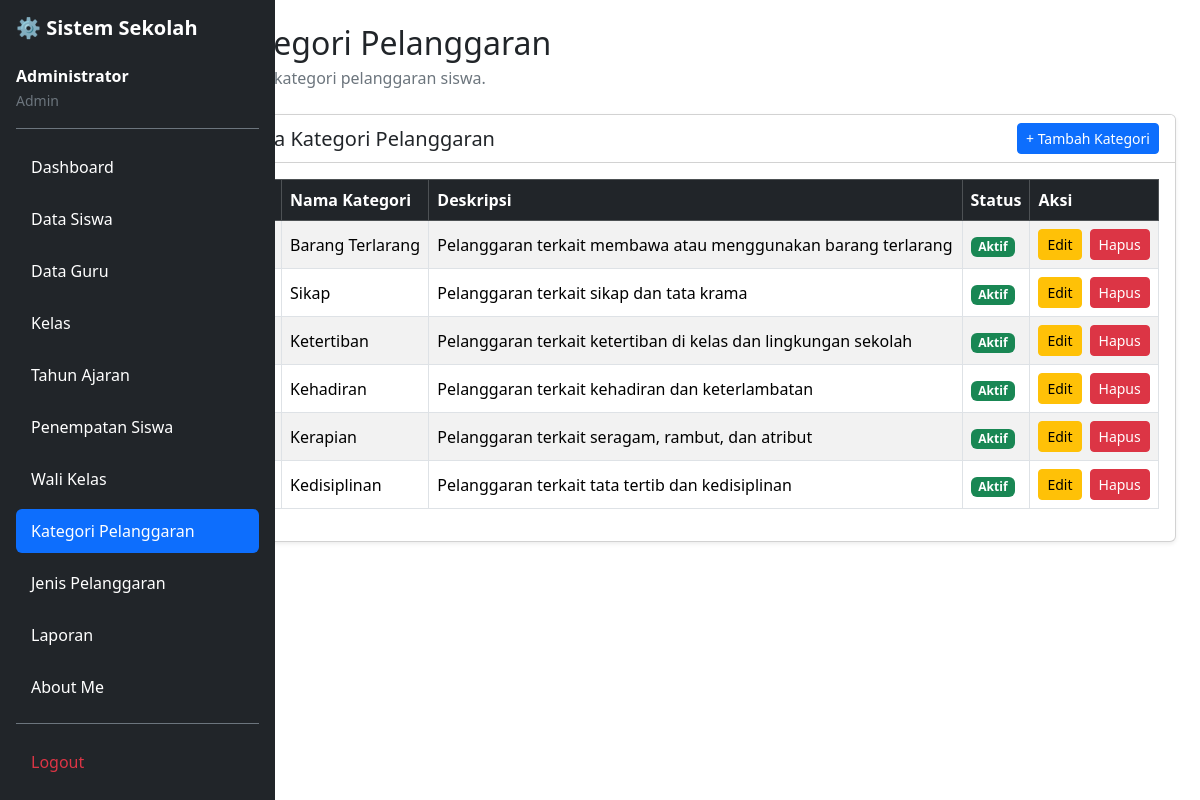
The page /kategori_pelanggaran.php (signed in) on the database its author committed.
### tables this page shows
CREATE TABLE `t_pelanggaran_kategori` (
  `id` int(11) NOT NULL,
  `nama` varchar(100) DEFAULT NULL,
  `deskripsi` text NOT NULL,
  `status_aktif` tinyint(1) NOT NULL,
  `created_at` timestamp NOT NULL DEFAULT current_timestamp(),
  `updated_at` timestamp NOT NULL DEFAULT current_timestamp()
);

### kategori_pelanggaran.php (the view, shortened to what this page needs)
<?php
include 'config/koneksi.php';
function e($value) {
    return htmlspecialchars(
        (string)($value ?? ''),
        ENT_QUOTES,
        'UTF-8'
    );
}
$query = mysqli_query($koneksi, "
    SELECT *
    FROM t_pelanggaran_kategori
    ORDER BY id DESC
");
?>
<!DOCTYPE html>
<html lang="id">
<head>
    <link href="https://cdn.jsdelivr.net/npm/bootstrap@5.3.8/dist/css/bootstrap.min.css"
          rel="stylesheet">
    <link href="https://cdn.datatables.net/2.3.4/css/dataTables.bootstrap5.min.css"
          rel="stylesheet">
</head>
<body>
<div class="container-fluid">
    <div class="row">
        <?php include 'layout/sidebar.php'; ?>
        <main class="col-md-9 col-lg-10 offset-md-3 offset-lg-2 p-4">
            <h2 class="mb-1">Kategori Pelanggaran</h2>
            <p class="text-secondary mb-4">
                Kelola kategori pelanggaran siswa.
            </p>
            <div class="card shadow-sm">
                <div class="card-header bg-white d-flex justify-content-between align-items-center">
                    <h5 class="mb-0">
                        Data Kategori Pelanggaran
                    </h5>
                    <a href="tambah_kategori_pelanggaran.php"
                       class="btn btn-primary btn-sm">
                        + Tambah Kategori
                    </a>
                </div>
                <div class="card-body">
                    <div class="table-responsive">
                        <table id="tabelKategori"
                               class="table table-bordered table-striped table-hover align-middle w-100">
                            <thead class="table-dark">
                                <tr>
                                    <th>No</th>
                                    <th>Nama Kategori</th>
                                    <th>Deskripsi</th>
                                    <th>Status</th>
                                    <th>Aksi</th>
                                </tr>
                            </thead>
                            <tbody>
                                <?php
                                if (mysqli_num_rows($query) > 0):
                                    while ($data = mysqli_fetch_assoc($query)):
                                ?>
                                <tr>
                                    <td>
                                    </td>
                                    <td>
                                        <?= e($data['nama'] ?? ''); ?>
                                    </td>
                                    <td>
                                        <?= e($data['deskripsi'] ?? '-'); ?>
                                    </td>
                                    <td>
                                        <?php if (($data['status_aktif'] ?? 0) == 1): ?>
                                            <span class="badge bg-success">
                                                Aktif
                                            </span>
                                        <?php else: ?>
                                            <span class="badge bg-secondary">
                                                Tidak Aktif
                                            </span>
                                        <?php endif; ?>
                                    </td>
                                    <td>
                                        <div class="d-flex gap-2">
                                            <a href="edit_kategori_pelanggaran.php?id=<?= (int)$data['id']; ?>"
                                               class="btn btn-warning btn-sm">
                                                Edit
                                            </a>
                                            <a href="hapus_kategori_pelanggaran.php?id=<?= (int)$data['id']; ?>"
                                               class="btn btn-danger btn-sm"
                                               onclick="return confirm('Yakin ingin menghapus kategori ini?')">
                                                Hapus
                                            </a>
                                        </div>
                                    </td>
                                </tr>
                                <?php
                                    endwhile;
                                endif;
                                ?>
                            </tbody>
                        </table>
                    </div>
                </div>
            </div>
        </main>
    </div>
</div>
</body>
</html>

### rows shown on the page
t_pelanggaran_kategori: nama "Barang Terlarang", deskripsi "Pelanggaran terkait membawa atau menggunakan barang terlarang", status_aktif "Aktif"
t_pelanggaran_kategori: nama "Sikap", deskripsi "Pelanggaran terkait sikap dan tata krama", status_aktif "Aktif"
t_pelanggaran_kategori: nama "Ketertiban", deskripsi "Pelanggaran terkait ketertiban di kelas dan lingkungan sekolah", status_aktif "Aktif"
t_pelanggaran_kategori: nama "Kehadiran", deskripsi "Pelanggaran terkait kehadiran dan keterlambatan", status_aktif "Aktif"
t_pelanggaran_kategori: nama "Kerapian", deskripsi "Pelanggaran terkait seragam, rambut, dan atribut", status_aktif "Aktif"
t_pelanggaran_kategori: nama "Kedisiplinan", deskripsi "Pelanggaran terkait tata tertib dan kedisiplinan", status_aktif "Aktif"

### other values the page prints
$_SESSION['name'] "Administrator"
str_replace('_', ' ', $role) "Admin"
$item[0] "Dashboard"
$item[0] "Data Siswa"
$item[0] "Data Guru"
$item[0] "Kelas"
$item[0] "Tahun Ajaran"
$item[0] "Penempatan Siswa"
$item[0] "Wali Kelas"
$item[0] "Kategori Pelanggaran"
$item[0] "Jenis Pelanggaran"
$item[0] "Laporan"
$item[0] "About Me"
